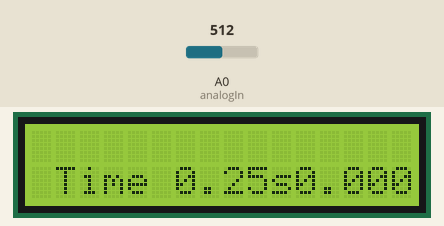
Bench run of a sketch on a simulated Arduino Uno, built with avr-gcc and run on an emulated ATmega328P. On the bench: 16×2 character LCD. The inputs (shaded band) are chosen by the test bench; at power-on: A0 (analogIn) = 512. What the sketch prints to the serial monitor is not drawn.

Above: at 0.1 s.
At 7.6 s:
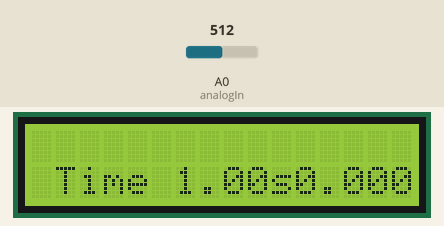
At 12.7 s:
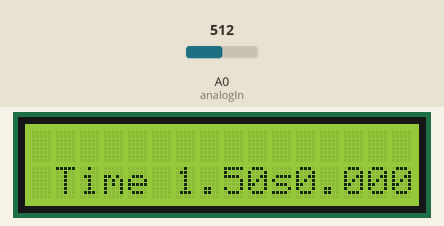
At 17.7 s:
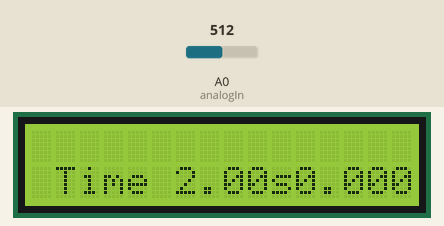
At 27.7 s:
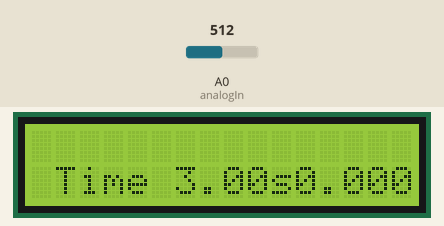
At 37.7 s:
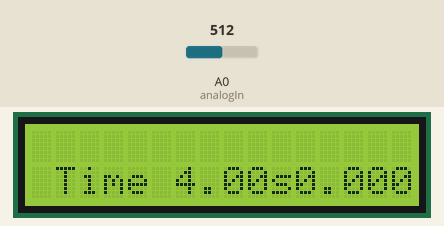

The sketch:

Lcd_Display.ino
```cpp
    #include <LiquidCrystal.h>
    LiquidCrystal lcd(12, 11, 5, 4, 3, 2);
    const int analogIn = A0;
    int mVperAmp = 66;//for 30A ACS712
    int RawValue = 0;
    int ACSoffset = 2500;
    double Voltage = 0;
    double Amps = 0;
    int time = 0;

    void setup()
    {
      Serial.begin(9600);
      lcd.begin(16, 2);
    }
    void loop()
    {
      lcd.clear();
      time+=250;
      lcd.setCursor(1,2);
      lcd.print("Time ");
      lcd.print((float)time/1000);
      lcd.print("s");
      RawValue = analogRead(analogIn);
      Voltage = (RawValue / 1023.0) *5000;//5V
      Serial.print("Raw Value= ");
      Serial.print(RawValue);
      Serial.print(" mV = ");
      Serial.print(Voltage,3);//3 decimal places
      Serial.print(" Amps = ");
      Serial.println(Amps,3);//3 decimal places
      lcd.print(Amps,3);
      lcd.print(" A");
      delay(2500);//2.5 seconds
    }
```

Measured:
- what the display in image 1 shows lasts 2.5 s, from 7.6 s to 10.1 s
